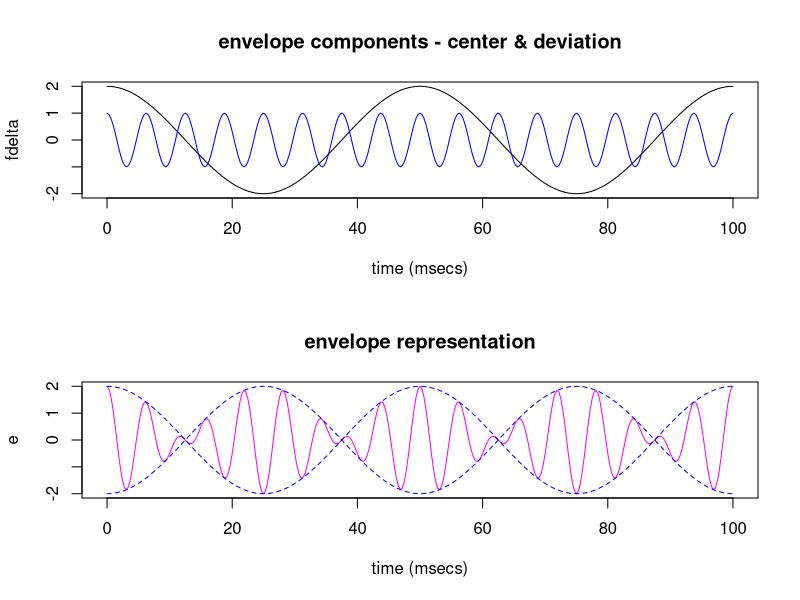
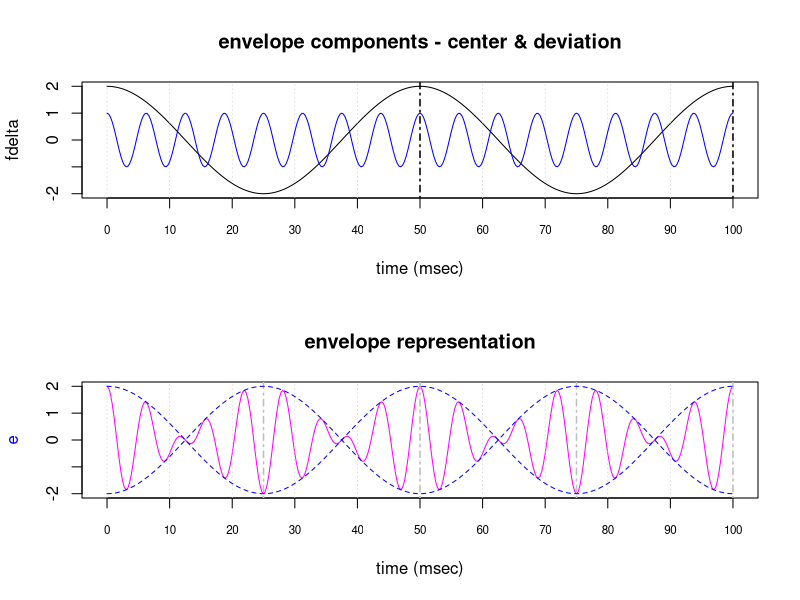
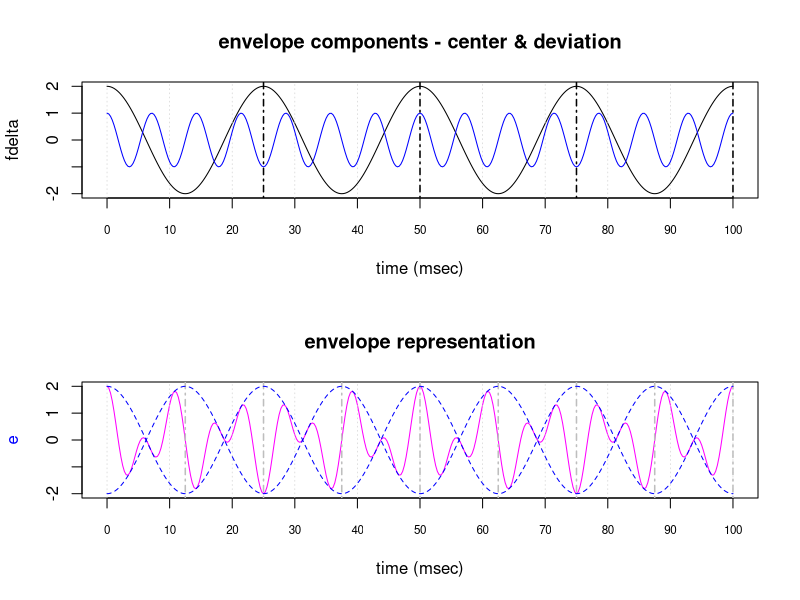
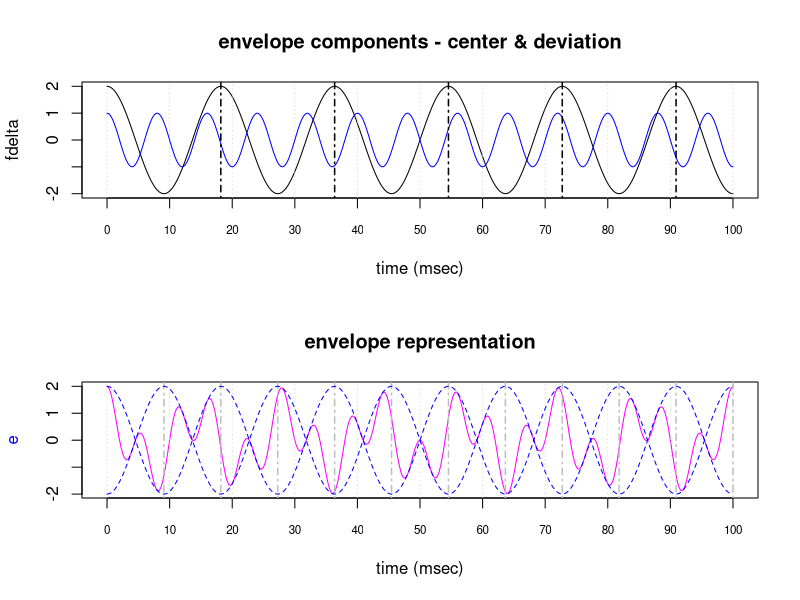
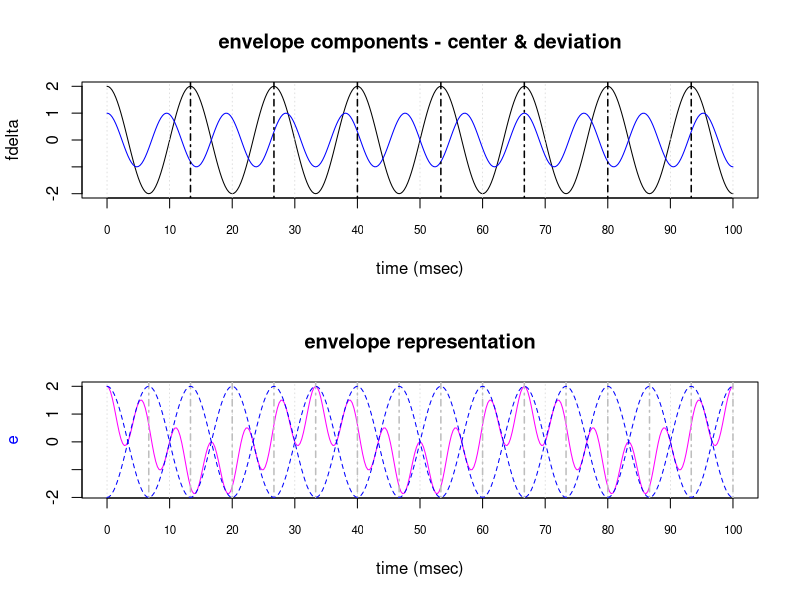
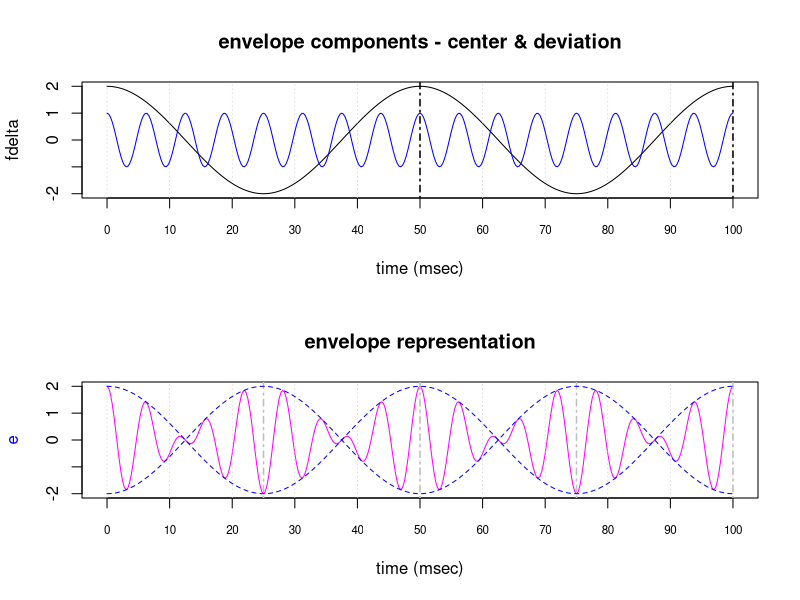
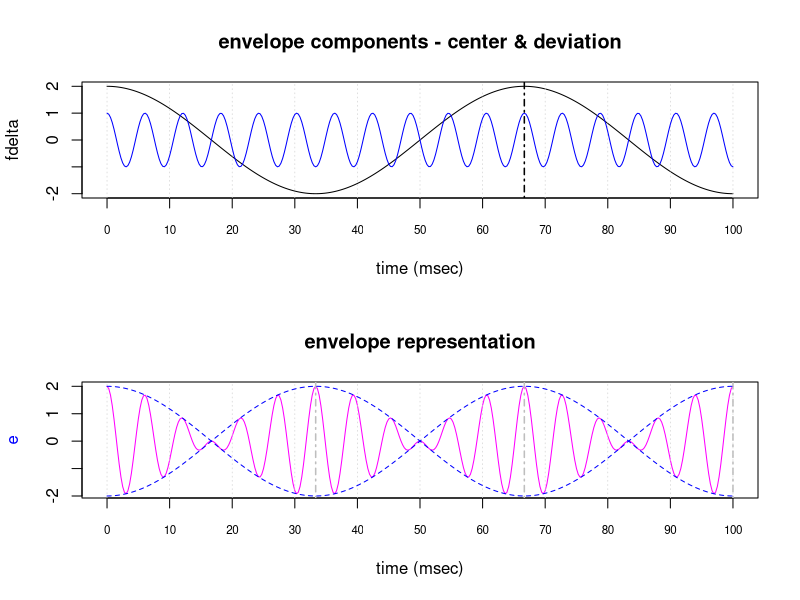
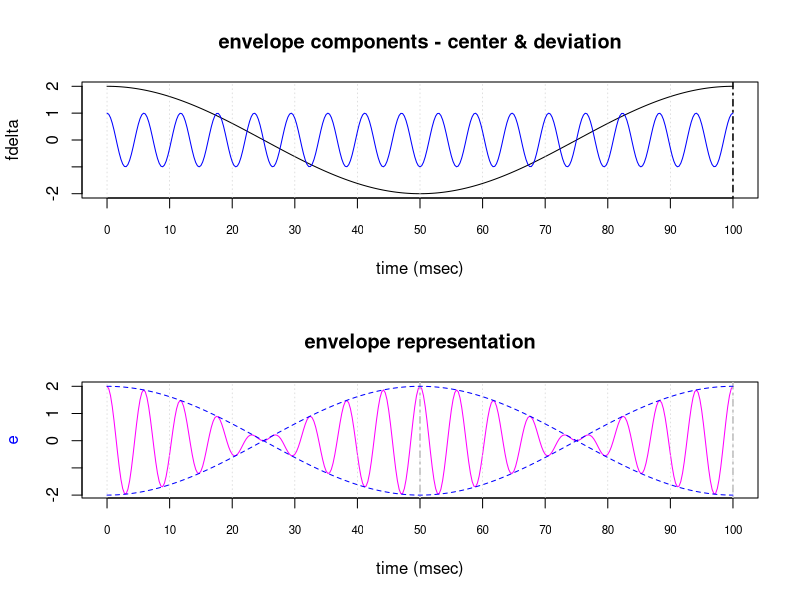

R code for these plots, in order: (Note: this script raises an error after producing the figures.)
## ---- chunk 1
par(mfrow = c(2,1))
te <- seq(0, 0.1, by = 1/(2*160*10)) # 0.1 secs are 100 msecs i.e. 100/1000
fdelta <- 2*cos(2*pi*20*te) 
fc <- cos(2*pi*160*te) 
plot(te*1000, fdelta, type = "l", main = "envelope components - center & deviation", xlab = "time (msecs)")
lines(te*1000, fc, col = "blue")
e <- fdelta * fc
plot(te*1000, e, type = "l", col = "magenta", main = "envelope representation", xlab = "time (msecs)")
lines(te*1000, fdelta, lty = "dashed", col = "blue")
lines(te*1000, -fdelta, lty = "dashed", col = "blue")
## ---- chunk 2

envelope <- function(y, yhat, te = NA, maxSecs = 0.1, plot = TRUE, both = FALSE, dev = TRUE){
  # both: plot both the components and the envelope
  # dev: plot the deviation envelope or not in the envelope representation plot
  # maxSecs: max number of seconds in calculation and plot
  # t is in msec so if non NA the values needs to be divided by 1e3 to convert to sec
  # browser()
  halfDev <- abs(y - yhat)/2
  center <- mean(c(y, yhat))
  if (is.na(te)) te <- seq(0, maxSecs, by = 1/(2*10*(center+halfDev))) # in sec 
  fdelta <- 2*cos(2*pi*halfDev*te) 
  fc <- cos(2*pi*center*te) 
  e <- fdelta * fc
  if (plot) {
  ylims <- c(min(fdelta, fc), max(fdelta, fc))
  if (both){
    par(mfrow = c(2,1))
    plot(te, fdelta, type = "l", main = "envelope components - center & deviation", xlab = "time (msec)", ylim = ylims, xaxt = "n")
    x_ticks <- axis(1, at = seq(0, maxSecs, maxSecs/10), labels = 1e3*seq(0, maxSecs, maxSecs/10), cex.axis = 0.7)
    abline(v = x_ticks, lwd = 0.7, lty = 3, col = "lightgray")
    lines(te, fc, col = "blue")
    stopifnot(maxSecs >= (1/halfDev)) # "maxSecs is too short. Please increase the value."
    abline(v = seq(1/halfDev, maxSecs, 1/halfDev), lwd = 1.5, lty = 4, col = "black") # marking the deviation period
  }
  plot(te, e, type = "l", col = "magenta", main = "envelope representation", xlab = "time (msec)", ylab = NA, xaxt = "n")
  x_ticks <- axis(1, at = seq(0, maxSecs, maxSecs/10), labels = 1e3*seq(0, maxSecs, maxSecs/10), cex.axis = 0.7)
  abline(v = x_ticks, lwd = 0.7, lty = 3, col = "lightgray")
  ePeriod <- 1/(2 * halfDev)
  abline(v = seq(ePeriod, maxSecs, ePeriod), lwd = 1.5, lty = 4, col = "gray") # marking the envelope period
  if (dev == TRUE) {
   lines(te, fdelta, lty = "dashed", col = "blue")
   lines(te, -fdelta, lty = "dashed", col = "blue")  
  }
  mtext("e", side = 2, col = "blue", line = 3)
  list(
  resData = data.frame(samples = length(te), halfDev = halfDev, center = center, ePeriodSecs = ePeriod, eFreq = 1/ePeriod), 
  eRaw = tibble::as_tibble(data.frame(t = te, e = e, fdelta = fdelta, fc = fc))
  )
  } else {
    e
  }
}
## ---- chunk 3
envelope(y = 180, yhat = 140, both = T) # underestimation
# Some info on upper plot: deviation frequency 20 cycles per sec (Hz) or 20 cycles per 1000 msec. Since we are plotting here only 100 msecs we can see 20 / 1000/100 = 2 cycles that occur every 1000 * 1/20 = 50 msecs. Similarly for the center frequency: 160 / 1000/10 = 16 cycles every 1000 * 1/160 = 6.25 msecs.  
# e frequency and period: 2*20 / 1000/10 = 4 cycles every 1000 * 1/(2*20) = 25 msecs. 
envelope(y = 180, yhat = 140, te = 20/1e3, plot = F)
envelope(y = 180, yhat = 140, te = 25/1e3, plot = F)
envelope(y = 180, yhat = 140, te = 28/1e3, plot = F)
envelope(y = 180, yhat = 140, te = 10.9/1e3, plot = F)

envelope(y = 180, yhat = 100, both = T) # deviation now has greater frequency while center has a bit lower; less of the center signal is captured by the deviation envelope, e.g.
envelope(y = 180, yhat = 70, both = T)
envelope(y = 180, yhat = 30, both = T)
# As prediction gets better:
envelope(y = 180, yhat = 140, both = T)
envelope(y = 180, yhat = 150, both = T) # deviation has lower frequency or envelope variation is slower
envelope(y = 180, yhat = 160, both = T)
envelope(y = 180, yhat = 170, both = T, maxSecs = 0.2)
envelope(y = 180, yhat = 175, both = T, maxSecs = 0.4)
envelope(y = 180, yhat = 179, both = T, maxSecs = 2) # and progressively more of the center signal is captured by the deviation envelope 

# Same error in magnitude but in other direction i.e. overestimation
envelope(y = 180, yhat = 220, both = T)
envelope(y = 180, yhat = 260, both = T)
envelope(y = 180, yhat = 300, both = T)
envelope(y = 180, yhat = 600, both = T) # less and less of the deviation signal is captured by the envelope

# Extremes:
# Best possible prediction:
envelope(y = 180, yhat = 180, both = T) # 0 deviation with its whole signal within the envelope
# Worse possible prediction:
envelope(y = 180, yhat = 0, both = T) # center & deviation match, while there is no envelope 
# function should error on these cos it's either zero error so no envelope or error that is too high.

# Different scale:
envelope(y = 18, yhat = 14, both = T, maxSecs = 1) # same result as with y = 180, yhat = 140, just time axis is multiplied by 10 i.e. 10*100 msecs
## ---- chunk 4
# previously: envelope(y = 180, yhat = 140, both = T) # underestimation
envelope(y = 1800, yhat = 1760, both = T, dev = F) # maxSecs = 2 takes time
# envelope(y = 1800, yhat = 1000, both = T, dev = F)
## ---- chunk 5
180/(40)
1800/(40)
## ---- chunk 6

yNew <- function(t, y, yhat){
  # t is in msec
  # acos(e_t - cos(2*pi*yhat)) / (2*pi)
  # browser()
  e <- et(t, y, yhat)
  # acos(e - cos(2*pi*yhat*t/1e3)) / (2*pi*t/1e3) + yhat # y in resid
  y - acos(e - cos(2*pi*y*t/1e3)) / (2*pi*t/1e3) # yhat in resid
  # y - acos(e - cos(2*pi*y*t/1e3)) / (2*pi*t/1e3) # yhat in resid
}

yNew(20, 180, 140)
yNew(22, 180, 140)
yNew(30, 180, 140)
yNew(40, 180, 140)
yNew(50, 180, 140)

yhatExample <- 140
plot(seq(0.001, 525, length.out = 21*2*40+1), sapply(seq(0.001, 525, length.out = 21*2*40+1), function(i) yNew(i, 180, yhatExample)), type = "l", xaxt = "n", xlab = "")
x_ticks <- axis(1, at = seq(0.001, 525, length.out = 100), cex.axis = 0.7, las = 2)
abline(v = x_ticks, lwd = 0.7, lty = 3, col = "lightgray")
abline(h = yhatExample, lty = "dashed")
abline(v = 25, lty = "dotted")
#
plot(seq(0.001, 50, length.out = 2*40+1), sapply(seq(0.001, 50, length.out = 2*40+1), function(i) yNew(i, 180, yhatExample)), type = "l", xaxt = "n", xlab = "")
x_ticks <- axis(1, at = seq(0.001, 50, length.out = 100), cex.axis = 0.7, las = 2)
abline(v = x_ticks, lwd = 0.7, lty = 3, col = "lightgray")
abline(h = yhatExample, lty = "dashed")
abline(v = 25, lty = "dotted")


plot(seq(25, 525, length.out = 20*2*40+1), sapply(seq(25, 525, length.out = 20*2*40+1), function(i) yNew(i, 180, yhatExample)), type = "l", xaxt = "n", xlab = "")
x_ticks <- axis(1, at = seq(25, 525, length.out = 100), cex.axis = 0.7, las = 2)
abline(v = x_ticks, lwd = 0.7, lty = 3, col = "lightgray")
abline(h = yhatExample, lty = "dashed")
abline(v = 25, lty = "dotted")
#
plot(seq(25, 50, length.out = 2*40+1), sapply(seq(25, 50, length.out = 2*40+1), function(i) yNew(i, 180, yhatExample)), type = "l", xaxt = "n", xlab = "")
x_ticks <- axis(1, at = seq(25, 50, length.out = 100), cex.axis = 0.7, las = 2)
abline(v = x_ticks, lwd = 0.7, lty = 3, col = "lightgray")
abline(h = yhatExample, lty = "dashed")
abline(v = 25, lty = "dotted")


## ---- chunk 7
yNew2 <- function(t, y, yhat){
  # t is in msec
  # browser()
  center <- mean(c(y, yhat))
  e <- et(t, y, yhat)
  residNew <- acos(e / (2 * cos(2*pi*center*t/1e3))) / (pi*t/1e3) # fdelta is half of the residual
  if (y>yhat){
   y - residNew 
  } else {
    y + residNew
  }
}

yNew2(0, 180, 140) # NaN
yNew2(0.0001, 180, 140) 
yNew2(10, 180, 140)
yNew2(20, 180, 140)
yNew2(22, 180, 140)
yNew2(30, 180, 140)
yNew2(40, 180, 140)
yNew2(50, 180, 140)
yNew2(60, 180, 140)
yNew2(70, 180, 140)
yNew2(80, 180, 140)
yNew2(90, 180, 140)
yNew2(100, 180, 140)

yhatExample <- 140 # 140, 100, 70, 30 # 150, 160, 170, 175, 179 # 220, 260, 300
# rerun below adjusting for period

plot(seq(0.001, 525, length.out = 21*2*40+1), sapply(seq(0.001, 525, length.out = 21*2*40+1), function(i) yNew2(i, 180, yhatExample)), type = "l", xaxt = "n", xlab = "")
x_ticks <- axis(1, at = seq(0.001, 525, length.out = 100), cex.axis = 0.7, las = 2)
abline(v = x_ticks, lwd = 0.7, lty = 3, col = "lightgray")
abline(h = yhatExample, lty = "dashed")
abline(v = 25, lty = "dotted")
#
plot(seq(0.001, 50, length.out = 2*40+1), sapply(seq(0.001, 50, length.out = 2*40+1), function(i) yNew2(i, 180, yhatExample)), type = "l", xaxt = "n", xlab = "")
x_ticks <- axis(1, at = seq(0.001, 50, length.out = 100), cex.axis = 0.7, las = 2)
abline(v = x_ticks, lwd = 0.7, lty = 3, col = "lightgray")
abline(h = yhatExample, lty = "dashed")
abline(v = 25, lty = "dotted")


# 179 : the bootstrap assumes perfect prediction

yhatExample <- 160
plot(seq(0.001, 525, length.out = 21*2*20+1), sapply(seq(0.001, 525, length.out = 21*2*20+1), function(i) yNew2(i, 180, yhatExample)), type = "l", xaxt = "n", xlab = "")
x_ticks <- axis(1, at = seq(0.001, 525, length.out = 100), cex.axis = 0.7, las = 2)
abline(v = x_ticks, lwd = 0.7, lty = 3, col = "lightgray")
abline(h = yhatExample, lty = "dashed")
abline(v = 50, lty = "dotted")
#
plot(seq(0.001, 75, length.out = 2*20+1), sapply(seq(0.001, 75, length.out = 2*20+1), function(i) yNew2(i, 180, yhatExample)), type = "l", xaxt = "n", xlab = "")
x_ticks <- axis(1, at = seq(0.001, 75, length.out = 100), cex.axis = 0.7, las = 2)
abline(v = x_ticks, lwd = 0.7, lty = 3, col = "lightgray")
abline(h = yhatExample, lty = "dashed")
abline(v = 50, lty = "dotted")

yhatExample <- 220
plot(seq(0.001, 525, length.out = 21*2*40+1), sapply(seq(0.001, 525, length.out = 21*2*40+1), function(i) yNew2(i, 180, yhatExample)), type = "l", xaxt = "n", xlab = "")
x_ticks <- axis(1, at = seq(0.001, 525, length.out = 100), cex.axis = 0.7, las = 2)
abline(v = x_ticks, lwd = 0.7, lty = 3, col = "lightgray")
abline(h = yhatExample, lty = "dashed")
abline(v = 25, lty = "dotted")
#
plot(seq(0.001, 50, length.out = 2*40+1), sapply(seq(0.001, 50, length.out = 2*40+1), function(i) yNew2(i, 180, yhatExample)), type = "l", xaxt = "n", xlab = "")
x_ticks <- axis(1, at = seq(0.001, 50, length.out = 100), cex.axis = 0.7, las = 2)
abline(v = x_ticks, lwd = 0.7, lty = 3, col = "lightgray")
abline(h = yhatExample, lty = "dashed")
abline(v = 25, lty = "dotted")

## ---- chunk 8
yNew3 <- function(t, y, yhat){ # now solving for center since this is the signal whose amplitude is modulated
  # t is in msec
  # browser()
  halfDev <- abs(y - yhat)/2
  e <- et(t, y, yhat)
  centerNew <- acos(e / (2 * cos(2*pi*halfDev*t/1e3))) / (2*pi*t/1e3)
  # y - centerNew # yhat
  # modulated center frequency is 2*halfDev=2*20=40 Hz which is the original residual value
  # centerNew is like a residual value since it is stretched to follow the deviation signal. Center had a frequency of 160 and now it has a frequency of 40 i.e. the residual value.
  centerNew + yhat # y
}

yNew3(0, 180, 140) # NaN
yNew3(0.0001, 180, 140) 
yNew3(10, 180, 140)
yNew3(20, 180, 140)
yNew3(22, 180, 140)
yNew3(30, 180, 140)
yNew3(40, 180, 140)
yNew3(50, 180, 140)
yNew3(60, 180, 140)
yNew3(70, 180, 140)
yNew3(80, 180, 140)
yNew3(90, 180, 140)
yNew3(100, 180, 140)

yhatExample <- 140 # 140, 100, 70, 30 # 150, 160, 170, 175, 179 # 220, 260, 300
# rerun below adjusting for period

plot(seq(0.001, 525, length.out = 21*2*40+1), sapply(seq(0.001, 525, length.out = 21*2*40+1), function(i) yNew3(i, 180, yhatExample)), type = "l", xaxt = "n", xlab = "")
x_ticks <- axis(1, at = seq(0.001, 525, length.out = 100), cex.axis = 0.7, las = 2)
abline(v = x_ticks, lwd = 0.7, lty = 3, col = "lightgray")
abline(h = yhatExample, lty = "dashed")
abline(v = 25, lty = "dotted")
#
plot(seq(0.001, 50, length.out = 2*40+1), sapply(seq(0.001, 50, length.out = 2*40+1), function(i) yNew3(i, 180, yhatExample)), type = "l", xaxt = "n", xlab = "")
x_ticks <- axis(1, at = seq(0.001, 50, length.out = 100), cex.axis = 0.7, las = 2)
abline(v = x_ticks, lwd = 0.7, lty = 3, col = "lightgray")
abline(h = yhatExample, lty = "dashed")
abline(v = 25, lty = "dotted")
abline(h = 150, lty = "dotted", col = "purple")


# 179 : the bootstrap assumes perfect prediction
## ---- chunk 9
# yEnv <- yNew2 # as in y Enveloped
yEnv <- function(y, yhat, te){
  # t is in msec
  # browser()
  center <- mean(c(y, yhat))
  e <- envelope(y, yhat, te, plot = FALSE)
  residNew <- acos(e / (2 * cos(2*pi*center*te/1e3))) / (pi*te/1e3) # fdelta is half of the residual
  if (y>yhat){
   y - residNew 
  } else {
    y + residNew
  }
}

yEnv(0, 180, 140) # NaN # At time zero the calculation does not make sense since this time point corresponds to the observed response value. We need to move forward in time even slightly to start obtaining response values. 
yEnv(0.0001, 180, 140) 
yEnv(10, 180, 140)
yEnv(20, 180, 140)
yEnv(22, 180, 140)
yEnv(30, 180, 140)
yEnv(40, 180, 140)
yEnv(50, 180, 140)
yEnv(60, 180, 140)
yEnv(70, 180, 140)
yEnv(80, 180, 140)
yEnv(90, 180, 140)
yEnv(100, 180, 140)
## ---- chunk 10
yhatExample <- 140 # 140, 100, 70, 30 # 150, 160, 170, 175, 179 # 220, 260, 300

plot(seq(0.001, 525, length.out = 21*2*40+1), sapply(seq(0.001, 525, length.out = 21*2*40+1), function(i) yEnv(i, 180, yhatExample)), type = "l", xaxt = "n", xlab = "")
x_ticks <- axis(1, at = seq(0.001, 525, length.out = 100), cex.axis = 0.7, las = 2)
abline(v = x_ticks, lwd = 0.7, lty = 3, col = "lightgray")
abline(h = yhatExample, lty = "dashed")
abline(v = 25, lty = "dotted")
#
plot(seq(0.001, 50, length.out = 2*40+1), sapply(seq(0.001, 50, length.out = 2*40+1), function(i) yEnv(i, 180, yhatExample)), type = "l", xaxt = "n", xlab = "")
x_ticks <- axis(1, at = seq(0.001, 50, length.out = 100), cex.axis = 0.7, las = 2)
abline(v = x_ticks, lwd = 0.7, lty = 3, col = "lightgray")
abline(h = yhatExample, lty = "dashed")
abline(v = 25, lty = "dotted")
# 179 : the bootstrap assumes perfect prediction

yhatExample <- 160
plot(seq(0.001, 525, length.out = 21*2*20+1), sapply(seq(0.001, 525, length.out = 21*2*20+1), function(i) yEnv(i, 180, yhatExample)), type = "l", xaxt = "n", xlab = "")
x_ticks <- axis(1, at = seq(0.001, 525, length.out = 100), cex.axis = 0.7, las = 2)
abline(v = x_ticks, lwd = 0.7, lty = 3, col = "lightgray")
abline(h = yhatExample, lty = "dashed")
abline(v = 50, lty = "dotted")
#
plot(seq(0.001, 75, length.out = 2*20+1), sapply(seq(0.001, 75, length.out = 2*20+1), function(i) yEnv(i, 180, yhatExample)), type = "l", xaxt = "n", xlab = "")
x_ticks <- axis(1, at = seq(0.001, 75, length.out = 100), cex.axis = 0.7, las = 2)
abline(v = x_ticks, lwd = 0.7, lty = 3, col = "lightgray")
abline(h = yhatExample, lty = "dashed")
abline(v = 50, lty = "dotted")

yhatExample <- 220
plot(seq(0.001, 525, length.out = 21*2*40+1), sapply(seq(0.001, 525, length.out = 21*2*40+1), function(i) yEnv(i, 180, yhatExample)), type = "l", xaxt = "n", xlab = "")
x_ticks <- axis(1, at = seq(0.001, 525, length.out = 100), cex.axis = 0.7, las = 2)
abline(v = x_ticks, lwd = 0.7, lty = 3, col = "lightgray")
abline(h = yhatExample, lty = "dashed")
abline(v = 25, lty = "dotted")
#
plot(seq(0.001, 50, length.out = 2*40+1), sapply(seq(0.001, 50, length.out = 2*40+1), function(i) yEnv(i, 180, yhatExample)), type = "l", xaxt = "n", xlab = "")
x_ticks <- axis(1, at = seq(0.001, 50, length.out = 100), cex.axis = 0.7, las = 2)
abline(v = x_ticks, lwd = 0.7, lty = 3, col = "lightgray")
abline(h = yhatExample, lty = "dashed")
abline(v = 25, lty = "dotted")

###
yEnvPlot <- function(y, yhat, tStart = 0.0001, tEnd = 1e3, ePeriod = 1e3/abs(y-yhat), length_out = (tEnd/ePeriod)*2*abs(y-yhat)+1, plot = TRUE){
  # browser()
  # if (length_out/1e3 < 1) {length_out <- length_out*100}
  if (abs(y-yhat) >= 1) { # this to sample enough points without increasing the computational time
   pows <- 10^c(0,0,2,4,6,8,10,12)
   idx <- max(which(sapply(c(1,10,1e2,1e3,1e4,1e5,1e6,1e7), function(x) abs(y-yhat)%%x) / pows == 0))
   length_out <- length_out / pows[idx] 
  }
  if (abs(y-yhat) >= 100 & tEnd > 1e2) {
    tEnd <- ePeriod*1e2
    message("Adjusted tEnd to ",  tEnd, " msec i.e. 100 times the envelope's period, since the envelope's period is only", paste0(" ", ePeriod), " Hz.")
  }
  # to be checked for abs(y-yhat) < 1
  yenv <- sapply(seq(tStart, tEnd, length.out = length_out), function(i) yEnv(i, y, yhat))
  if (plot) {
  par(mfrow = c(2,1))
  plot(seq(tStart, tEnd, length.out = length_out), yenv, type = "l", xaxt = "n", xlab = "", ylab = "y (enveloped)",  yaxt = "n", bty = "n", cex.lab = 0.7, lwd = 1.5)
  x_ticks <- axis(1, at = round(seq(tStart, tEnd, length.out = 50), 2), cex.axis = 0.55, labels = FALSE, lwd = 0, lwd.ticks = 0.5, col.ticks = "lightgray")
  text_y <- par("usr")[3] - abs(y-yhat)/10 # Substracting from y minimum one tenth of the range between y and yhat.
  text(x = round(seq(tStart, tEnd, length.out = 50), 2), y = text_y, srt = 330, xpd = NA, labels = round(seq(tStart, tEnd, length.out = 50), 2), cex = 0.55, adj = 0.1)
  y_ticks <- axis(2, at = round(seq(yhat, y, length.out = 10), 2), cex.axis = 0.55, las = 2, lwd = 0, lwd.ticks = 0.5, col.ticks = "lightgray")
  abline(v = x_ticks, lwd = 0.5, lty = 3, col = "lightgray")
  abline(h = y_ticks, lwd = 0.5, lty = 3, col = "lightgray")
  abline(h = yhat, lty = 1, col = "darkorange", lwd = 0.7)
  abline(h = y, lty = 1, col = "darkblue", lwd = 0.7)
  abline(v = seq(0, tEnd, ePeriod), lty = "dotted", lwd = 0.5)
  legend("bottomright", c("y", "yhat"), cex = 0.7, col = c("darkblue", "darkorange"), xpd = TRUE, horiz = TRUE, bty = "n", inset = c(-0.03, -0.2), lwd = 1.5, lty = 1)
  # text.width = c(15, 30)
  lines(seq(tStart, tEnd, length.out = length_out), sapply(seq(tStart, tEnd, length.out = length_out), function(i) yEnv(i, y, yhat)))
  #
  plot(seq(tStart, 2*ePeriod, length.out = 2*abs(y-yhat)+1), sapply(seq(tStart, 2*ePeriod, length.out = 2*abs(y-yhat)+1), function(i) yEnv(i, y, yhat)), type = "l", xaxt = "n", xlab = "time (msec)", ylab = "y (enveloped)", yaxt = "n", bty = "n", cex.lab = 0.7, lwd = 1.5)
  x_ticks <- axis(1, at = round(seq(tStart, 2*ePeriod, length.out = 50), 2), cex.axis = 0.55, labels = FALSE, lwd = 0, lwd.ticks = 0.5, col.ticks = "lightgray")
  text(x = round(seq(tStart, 2*ePeriod, length.out = 50), 2), y = text_y, srt = 330, xpd = NA, labels = round(seq(tStart, 2*ePeriod, length.out = 50), 2), cex = 0.55, adj = 0.1)
  y_ticks <- axis(2, at = round(seq(yhat, y, length.out = 10), 2), cex.axis = 0.55, las = 2, lwd = 0, lwd.ticks = 0.5, col.ticks = "lightgray")
  abline(v = x_ticks, lwd = 0.5, lty = 3, col = "lightgray")
  abline(h = y_ticks, lwd = 0.5, lty = 3, col = "lightgray")
  abline(h = yhat, lty = 1, col = "darkorange", lwd = 0.7)
  abline(h = y, lty = 1, col = "darkblue", lwd = 0.7)
  abline(v = ePeriod, lty = "dotted")
  legend("bottomright", c("ePeriod zoom"), cex = 0.7, xpd = TRUE, horiz = TRUE, bty = "n", inset = c(-0.03, -0.2), lwd = 0)
  lines(seq(tStart, 2*ePeriod, length.out = 2*abs(y-yhat)+1), sapply(seq(tStart, 2*ePeriod, length.out = 2*abs(y-yhat)+1), function(i) yEnv(i, y, yhat)))
  par(mfrow = c(1,1))
  } else {
   return(yenv)  
  }
}
# Instead of this, the more simple substracting from y minimum one tenth of the range between y and yhat is used. 
# text_y <- ifelse(par("usr")[3] > 100, par("usr")[3] - 5, par("usr")[3] - 1)
  # res_par <- as.character(max(which(sapply(c(0,20,50,1e2,1e4), function(x){par("usr")[3] >= x}))))
  # use_par <- 0
  # text_y <- switch(res_par, 
  #        "1" = {use_par <- par("usr")[3]-1},
  #        "2" = {use_par <- par("usr")[3]-2},
  #        "3" = {use_par <- par("usr")[3]-5},
  #        "4" = {use_par <- par("usr")[3]-10},
  #        "5" = {use_par <- par("usr")[3]-20})

yEnvPlot(180, 140)
yEnvPlot(180, 220)
yEnvPlot(180, 160)
yEnvPlot(180, 200)
yEnvPlot(180, 140, tEnd = 2e3)
yEnvPlot(180, 140, tEnd = 3e3)
yEnvPlot(180, 140, tEnd = 5e3) # after 5 secs
yEnvPlot(180, 100) # terrible prediction
yEnvPlot(180, 280) # terrible prediction
yEnvPlot(18, 14, tEnd = 5e3) # other scale
yEnvPlot(18, 22, tEnd = 5e3) # other scale
yEnvPlot(8, 4, tEnd = 5e3) # other scale
yEnvPlot(8, 10, tEnd = 10e3) # other scale
yEnvPlot(0.8, 0.6, tEnd = 300e3) # other scale # interesting but needs check for correctness
yEnvPlot(1800, 1400, tEnd = 5e3) # other scale # too large time end is taken care of internally
yEnvPlot(1800, 1400) # checked
yEnvPlot(18000, 14000) # checked
yEnvPlot(180000, 140000) # checked
yEnvPlot(1800000, 1400000) # checked, slower on the e plot due to the number of samples. Expected though due to the very high error.  
yEnvPlot(180, 175, tEnd = 3e3) # small error
 
# monthly frequency: 12 points in one year (one cycle)
?forecast::findfrequency
yEnv(1e3, 180, 140)
yEnvFreqs <- sapply(1:100, function(i){
 cat(paste0(i, "\n"))
 yenv <- yEnvPlot(180, 140, tStart = i*25, tEnd = 3e3, plot = FALSE)
 forecast::findfrequency(yenv) # 250 
})
as.integer(names(which.max(table(yEnvFreqs[yEnvFreqs != 1])))) # tEnd = 3e3 # 200
as.integer(names(which.max(table(yEnvFreqs[yEnvFreqs != 1])))) # tEnd = 5e3 # 250
plot(seq(25, 2500, 25), yEnvFreqs)
#
yEnvFreqs <- sapply(1:30, function(i){
 cat(paste0(i, "\n"))
 yenv <- yEnvPlot(180, 140, tStart = i*(1e3/abs(180-140)), tEnd = 1e3, plot = FALSE)
 forecast::findfrequency(yenv) # 250 
})
median(yEnvFreqs[yEnvFreqs > 5]) # tEnd = 750 # 250
plot(seq(25, 750, 25), yEnvFreqs)
#

# How many cycles for convergence. 
yEnvConv <- function(y, yhat, cycleCorrection = 10, tEnd = 1e3, ePeriod = 1e3/abs(y-yhat), length_out = (tEnd/ePeriod)*2*abs(y-yhat)+1, plot = TRUE, freqThres = 5) {
  # browser()
  k <- 1:((tEnd/ePeriod)-cycleCorrection)
  yEnvFreqs <- sapply(k, function(i){
  cat(paste0(i, "\n"))
  # Calculate the yEnv for consecutive multiples of the ePeriod, starting from the first ePeriod completion. 
  yenv <- yEnvPlot(y, yhat, tStart = i*ePeriod, tEnd = tEnd, plot = FALSE)
  forecast::findfrequency(yenv) 
  })
  if (plot) plot(seq(ePeriod, max(k)*ePeriod, ePeriod), yEnvFreqs) # from tStart to tEnd
  res <- list(medianFreq = median(yEnvFreqs), 
           modeFreq = as.numeric(names(sort(-table(yEnvFreqs)))[1]), 
           medianFreqThres = median(yEnvFreqs[yEnvFreqs > freqThres]), 
           maxStartTime = max(k)*ePeriod, 
           resData = data.frame(yEnvFreqs = yEnvFreqs, yEnvTimes = k*ePeriod))
  return(res)
}

yEnvConv(180, 140, cycleCorrection = 0)
yEnvConv(180, 140, cycleCorrection = 0, tEnd = 200)
unique(yEnvPlot(180, 140, tStart = 1e3, tEnd = 1e3, plot = FALSE))
# [1] 180
yEnvFreqsEx <- yEnvConv(180, 140, tEnd = 1700)
yEnvFreqsEx
yEnvConv(180, 140, tEnd = 1700) # converged
yEnvConv(180, 140, tEnd = 1450)

yEnvConv(180, 140, tEnd = 2e3)
yEnvConv(180, 140, tEnd = 3e3, cycleCorrection = 50)
yEnvConv(180, 140, tEnd = 5e3, cycleCorrection = 50)
yEnvConv(180, 140, tEnd = 10e3, cycleCorrection = 200, freqThres = 5)

plot(yenv)
MASS::truehist(yenv, nbins = 30)

